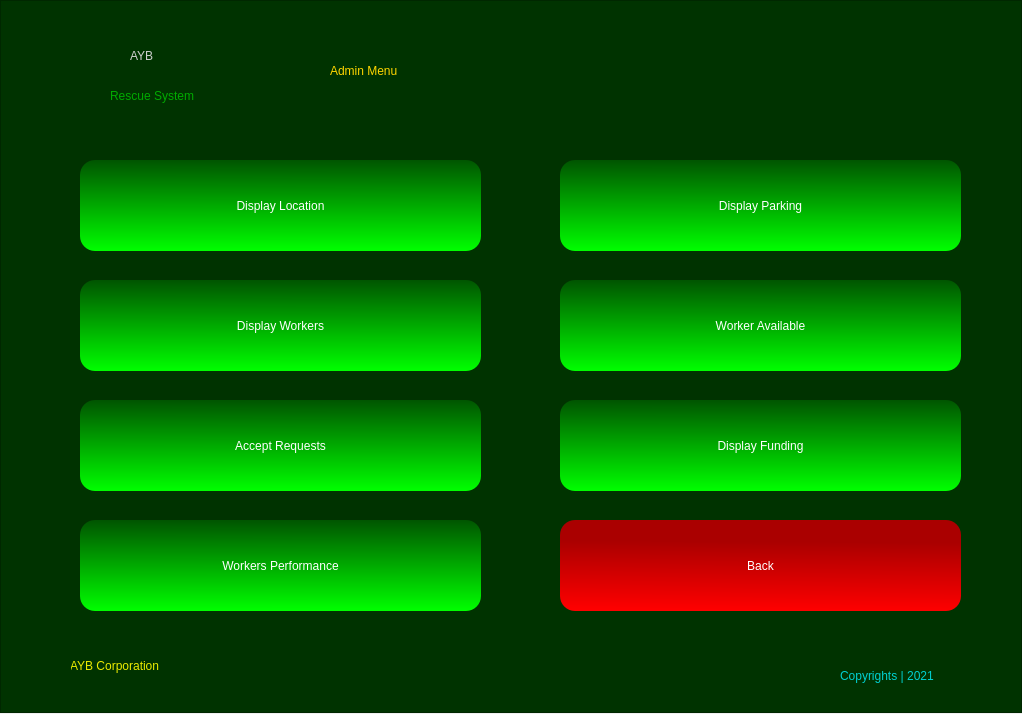
<?xml version="1.0" encoding="UTF-8"?>
<ui version="4.0">
 <class>Form</class>
 <widget class="QWidget" name="Form">
  <property name="geometry">
   <rect>
    <x>0</x>
    <y>0</y>
    <width>1022</width>
    <height>714</height>
   </rect>
  </property>
  <property name="windowTitle">
   <string>Form</string>
  </property>
  <widget class="QFrame" name="frame">
   <property name="geometry">
    <rect>
     <x>0</x>
     <y>0</y>
     <width>1022</width>
     <height>713</height>
    </rect>
   </property>
   <property name="styleSheet">
    <string notr="true">QFrame{

background-color: rgb(0, 51, 0);
color: rgb(0,255,0);

}
</string>
   </property>
   <property name="frameShape">
    <enum>QFrame::StyledPanel</enum>
   </property>
   <property name="frameShadow">
    <enum>QFrame::Raised</enum>
   </property>
   <widget class="QLabel" name="label_5">
    <property name="geometry">
     <rect>
      <x>330</x>
      <y>30</y>
      <width>491</width>
      <height>81</height>
     </rect>
    </property>
    <property name="styleSheet">
     <string notr="true">font: 87 36pt &quot;Arial Black&quot;;
color: rgb(255, 213, 0);</string>
    </property>
    <property name="text">
     <string>Admin Menu</string>
    </property>
   </widget>
   <widget class="QPushButton" name="parkingBtn">
    <property name="geometry">
     <rect>
      <x>560</x>
      <y>160</y>
      <width>401</width>
      <height>91</height>
     </rect>
    </property>
    <property name="styleSheet">
     <string notr="true">QPushButton{
background-color: qlineargradient(spread:pad, x1:0.498, y1:0, x2:0.507, y2:1, stop:0 rgba(0, 85, 0, 255), stop:1 rgba(0, 255, 0, 255));
border-radius:15px;
color: #FFF;
	font: 75 14pt &quot;Microsoft PhagsPa&quot;;

}

QPushButton:hover{

	background-color: rgb(0, 118, 0);
}</string>
    </property>
    <property name="text">
     <string>Display Parking</string>
    </property>
   </widget>
   <widget class="QPushButton" name="availableBtn">
    <property name="geometry">
     <rect>
      <x>560</x>
      <y>280</y>
      <width>401</width>
      <height>91</height>
     </rect>
    </property>
    <property name="styleSheet">
     <string notr="true">QPushButton{
background-color: qlineargradient(spread:pad, x1:0.498, y1:0, x2:0.507, y2:1, stop:0 rgba(0, 85, 0, 255), stop:1 rgba(0, 255, 0, 255));
border-radius:15px;
color: #FFF;
	font: 75 14pt &quot;Microsoft PhagsPa&quot;;

}

QPushButton:hover{

	background-color: rgb(0, 118, 0);
}</string>
    </property>
    <property name="text">
     <string>Worker Available</string>
    </property>
   </widget>
   <widget class="QPushButton" name="backBtn">
    <property name="geometry">
     <rect>
      <x>560</x>
      <y>520</y>
      <width>401</width>
      <height>91</height>
     </rect>
    </property>
    <property name="styleSheet">
     <string notr="true">QPushButton{
background-color: qlineargradient(spread:pad, x1:0.512, y1:0.238636, x2:0.493, y2:1, stop:0 rgba(170, 0, 0, 255), stop:1 rgba(255, 0, 0, 255));
border-radius:15px;
color: #FFF;
	font: 75 14pt &quot;Microsoft PhagsPa&quot;;

}

QPushButton:hover{

	background-color: rgb(138, 0, 0);
}</string>
    </property>
    <property name="text">
     <string>Back</string>
    </property>
   </widget>
   <widget class="QLabel" name="label_6">
    <property name="geometry">
     <rect>
      <x>70</x>
      <y>650</y>
      <width>241</width>
      <height>31</height>
     </rect>
    </property>
    <property name="styleSheet">
     <string notr="true">font: 25 20pt &quot;Bahnschrift Light&quot;;
color: rgb(234, 234, 0);</string>
    </property>
    <property name="text">
     <string>AYB Corporation</string>
    </property>
   </widget>
   <widget class="QLabel" name="label_7">
    <property name="geometry">
     <rect>
      <x>20</x>
      <y>640</y>
      <width>51</width>
      <height>51</height>
     </rect>
    </property>
    <property name="styleSheet">
     <string notr="true">background-image: url(:/newPrefix/—Pngtree—red and black logo_5517319.png);</string>
    </property>
    <property name="text">
     <string/>
    </property>
    <property name="pixmap">
     <pixmap resource="mainLogo.qrc">:/newPrefix/—Pngtree—red and black logo_5517319.png</pixmap>
    </property>
    <property name="scaledContents">
     <bool>true</bool>
    </property>
   </widget>
   <widget class="QLabel" name="label_8">
    <property name="geometry">
     <rect>
      <x>840</x>
      <y>660</y>
      <width>161</width>
      <height>31</height>
     </rect>
    </property>
    <property name="styleSheet">
     <string notr="true">font: 25 12pt &quot;Bahnschrift Light&quot;;
color: rgb(0, 208, 208);</string>
    </property>
    <property name="text">
     <string>Copyrights | 2021</string>
    </property>
   </widget>
   <widget class="QLabel" name="label_4">
    <property name="geometry">
     <rect>
      <x>130</x>
      <y>30</y>
      <width>191</width>
      <height>51</height>
     </rect>
    </property>
    <property name="styleSheet">
     <string notr="true">font: 87 24pt &quot;Arial Black&quot;;
color: rgb(207, 207, 207);</string>
    </property>
    <property name="text">
     <string>AYB</string>
    </property>
   </widget>
   <widget class="QLabel" name="label_2">
    <property name="geometry">
     <rect>
      <x>10</x>
      <y>10</y>
      <width>111</width>
      <height>101</height>
     </rect>
    </property>
    <property name="styleSheet">
     <string notr="true">background-image: url(:/newPrefix/—Pngtree—red and black logo_5517319.png);</string>
    </property>
    <property name="text">
     <string/>
    </property>
    <property name="pixmap">
     <pixmap resource="mainLogo.qrc">:/newPrefix/—Pngtree—red and black logo_5517319.png</pixmap>
    </property>
    <property name="scaledContents">
     <bool>true</bool>
    </property>
   </widget>
   <widget class="QLabel" name="label_3">
    <property name="geometry">
     <rect>
      <x>110</x>
      <y>80</y>
      <width>161</width>
      <height>31</height>
     </rect>
    </property>
    <property name="styleSheet">
     <string notr="true">font: 25 14pt &quot;Bahnschrift Light&quot;;
color: rgb(0, 170, 0);</string>
    </property>
    <property name="text">
     <string>Rescue System</string>
    </property>
   </widget>
   <widget class="QPushButton" name="fundBtn">
    <property name="geometry">
     <rect>
      <x>560</x>
      <y>400</y>
      <width>401</width>
      <height>91</height>
     </rect>
    </property>
    <property name="styleSheet">
     <string notr="true">QPushButton{
background-color: qlineargradient(spread:pad, x1:0.498, y1:0, x2:0.507, y2:1, stop:0 rgba(0, 85, 0, 255), stop:1 rgba(0, 255, 0, 255));
border-radius:15px;
color: #FFF;
	font: 75 14pt &quot;Microsoft PhagsPa&quot;;

}

QPushButton:hover{

	background-color: rgb(0, 118, 0);
}</string>
    </property>
    <property name="text">
     <string>Display Funding</string>
    </property>
   </widget>
   <widget class="QPushButton" name="locationBtn">
    <property name="geometry">
     <rect>
      <x>80</x>
      <y>160</y>
      <width>401</width>
      <height>91</height>
     </rect>
    </property>
    <property name="styleSheet">
     <string notr="true">QPushButton{
background-color: qlineargradient(spread:pad, x1:0.498, y1:0, x2:0.507, y2:1, stop:0 rgba(0, 85, 0, 255), stop:1 rgba(0, 255, 0, 255));
border-radius:15px;
color: #FFF;
	font: 75 14pt &quot;Microsoft PhagsPa&quot;;

}

QPushButton:hover{

	background-color: rgb(0, 118, 0);
}</string>
    </property>
    <property name="text">
     <string>Display Location</string>
    </property>
   </widget>
   <widget class="QPushButton" name="requestBtn">
    <property name="geometry">
     <rect>
      <x>80</x>
      <y>400</y>
      <width>401</width>
      <height>91</height>
     </rect>
    </property>
    <property name="styleSheet">
     <string notr="true">QPushButton{
background-color: qlineargradient(spread:pad, x1:0.498, y1:0, x2:0.507, y2:1, stop:0 rgba(0, 85, 0, 255), stop:1 rgba(0, 255, 0, 255));
border-radius:15px;
color: #FFF;
	font: 75 14pt &quot;Microsoft PhagsPa&quot;;

}

QPushButton:hover{

	background-color: rgb(0, 118, 0);
}</string>
    </property>
    <property name="text">
     <string>Accept Requests</string>
    </property>
   </widget>
   <widget class="QPushButton" name="workersBtn">
    <property name="geometry">
     <rect>
      <x>80</x>
      <y>280</y>
      <width>401</width>
      <height>91</height>
     </rect>
    </property>
    <property name="styleSheet">
     <string notr="true">QPushButton{
background-color: qlineargradient(spread:pad, x1:0.498, y1:0, x2:0.507, y2:1, stop:0 rgba(0, 85, 0, 255), stop:1 rgba(0, 255, 0, 255));
border-radius:15px;
color: #FFF;
	font: 75 14pt &quot;Microsoft PhagsPa&quot;;

}

QPushButton:hover{

	background-color: rgb(0, 118, 0);
}</string>
    </property>
    <property name="text">
     <string>Display Workers</string>
    </property>
   </widget>
   <widget class="QPushButton" name="performanceBtn">
    <property name="geometry">
     <rect>
      <x>80</x>
      <y>520</y>
      <width>401</width>
      <height>91</height>
     </rect>
    </property>
    <property name="styleSheet">
     <string notr="true">QPushButton{
background-color: qlineargradient(spread:pad, x1:0.498, y1:0, x2:0.507, y2:1, stop:0 rgba(0, 85, 0, 255), stop:1 rgba(0, 255, 0, 255));
border-radius:15px;
color: #FFF;
	font: 75 14pt &quot;Microsoft PhagsPa&quot;;

}

QPushButton:hover{

	background-color: rgb(0, 118, 0);
}</string>
    </property>
    <property name="text">
     <string>Workers Performance</string>
    </property>
   </widget>
  </widget>
 </widget>
 <resources>
  <include location="mainLogo.qrc"/>
  <include location="mainLogo.qrc"/>
 </resources>
 <connections/>
</ui>
